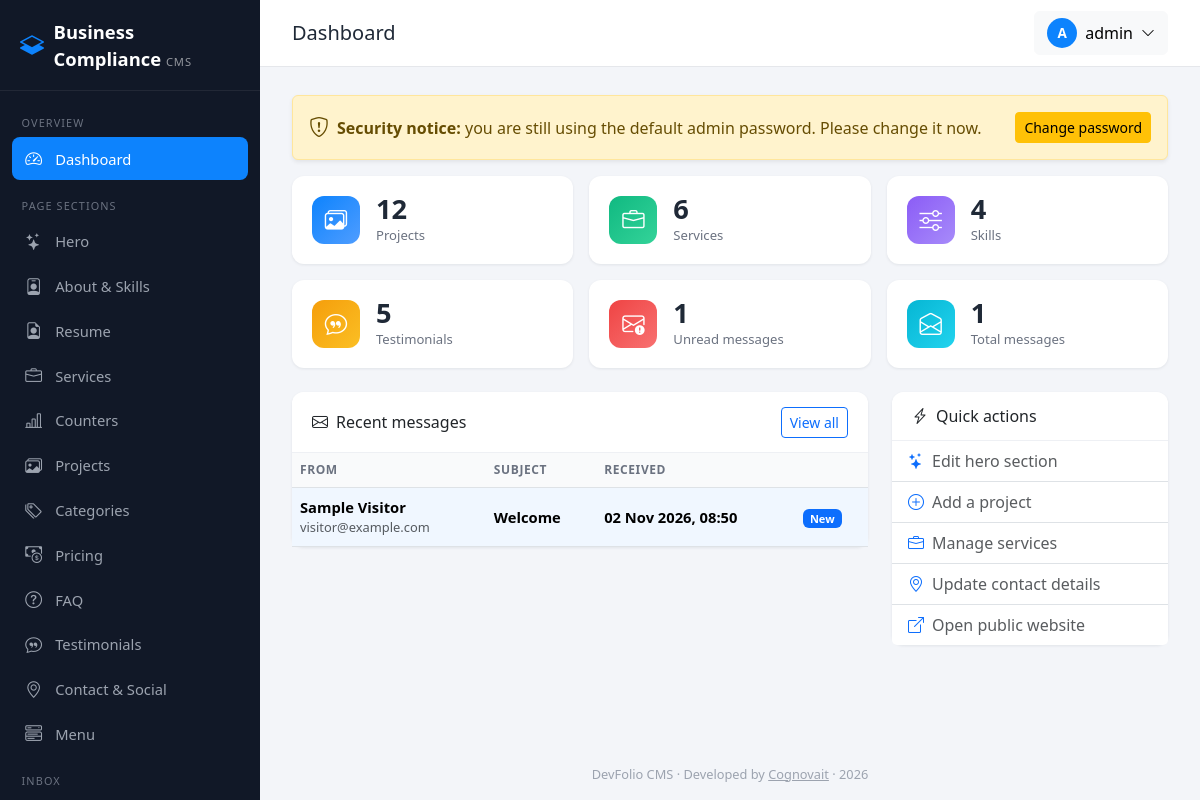
/admin/index.php (signed in), run on the app's committed database.
### tables this page shows
CREATE TABLE `site_settings` (
  `setting_key` varchar(64) NOT NULL,
  `setting_value` text DEFAULT NULL,
  PRIMARY KEY (`setting_key`)
);

CREATE TABLE `contact_messages` (
  `id` int(10) unsigned NOT NULL AUTO_INCREMENT,
  `name` varchar(100) NOT NULL,
  `email` varchar(150) NOT NULL,
  `subject` varchar(200) NOT NULL,
  `message` text NOT NULL,
  `ip_address` varchar(45) DEFAULT NULL,
  `user_agent` varchar(255) DEFAULT NULL,
  `is_read` tinyint(1) NOT NULL DEFAULT 0,
  `created_at` timestamp NOT NULL DEFAULT current_timestamp(),
  PRIMARY KEY (`id`),
  KEY `idx_ip_created` (`ip_address`,`created_at`)
);

### db.php (called while the page is built, shortened)
<?php
final class Database
{
    private static ?PDO $pdo = null;
    private static function getEnvOr(string $key, string $default): string
    {
        return $_ENV[$key] ?? $_SERVER[$key] ?? $default;
    }
    public static function pdo(): PDO
    {
        if (self::$pdo instanceof PDO) {
            return self::$pdo;
        }
        $host    = self::getEnvOr('DB_HOST', '127.0.0.1');
        $port    = self::getEnvOr('DB_PORT', '3306');
        $name    = self::getEnvOr('DB_NAME', 'devfolio');
        $user    = self::getEnvOr('DB_USER', 'root');
        $pass    = self::getEnvOr('DB_PASS', '');
        $charset = 'utf8mb4';
        $opts = [
            PDO::ATTR_ERRMODE            => PDO::ERRMODE_EXCEPTION,
            PDO::ATTR_DEFAULT_FETCH_MODE => PDO::FETCH_ASSOC,
            PDO::ATTR_EMULATE_PREPARES   => false,
        ];
        $base = sprintf('mysql:host=%s;port=%s;charset=%s', $host, $port, $charset);
        try {
            try {
                self::$pdo = new PDO($base . ';dbname=' . $name, $user, $pass, $opts);
            } catch (PDOException $e) {
                if ((int) ($e->errorInfo[1] ?? 0) !== 1049) {
                    throw $e;
                }
                $tmp = new PDO($base, $user, $pass, $opts);
                $tmp->exec('CREATE DATABASE IF NOT EXISTS `' . $name . '` CHARACTER SET utf8mb4 COLLATE utf8mb4_unicode_ci');
                self::$pdo = new PDO($base . ';dbname=' . $name, $user, $pass, $opts);
            }
        } catch (PDOException $e) {
            error_log('DevFolio DB connection failed: ' . $e->getMessage());
            http_response_code(500);
            exit('Database connection failed: ' . $e->getMessage());
        }
        return self::$pdo;
    }
    private static function run(string $sql, array $params): PDOStatement
    {
        $st = self::pdo()->prepare($sql);
        $st->execute($params);
        return $st;
    }
    public static function fetchAll(string $sql, array $params = []): array
    {
        $st = self::run($sql, $params);
        return $st->fetchAll();
    }
    public static function fetchOne(string $sql, array $params = []): ?array
    {
        $st = self::run($sql, $params);
        $row = $st->fetch();
        return $row === false ? null : $row;
    }
    public static function fetchValue(string $sql, array $params = []): mixed
    {
        $st = self::run($sql, $params);
        $v = $st->fetchColumn();
        return $v === false ? null : $v;
    }
}

### src/helpers.php (called while the page is built, shortened)
<?php
function e(mixed $value): string
{
    return htmlspecialchars((string) $value, ENT_QUOTES | ENT_SUBSTITUTE, 'UTF-8');
}
function truncate(?string $text, int $len = 80): string
{
    $text = trim(preg_replace('/\s+/u', ' ', (string) $text) ?? '');
    return mb_strlen($text) > $len ? mb_substr($text, 0, $len - 1) . '…' : $text;
}

### src/Auth.php (called while the page is built, shortened)
<?php
final class Auth
{
    private static ?array $user = null;
    public static function check(): bool
    {
        return !empty($_SESSION['admin_id']);
    }
    public static function user(): ?array
    {
        if (self::$user === null && self::check()) {
            self::$user = Database::fetchOne(
                'SELECT id, username, email, password_hash, last_login_at FROM admin_users WHERE id = :id',
                [':id' => $_SESSION['admin_id']]
            );
        }
        return self::$user;
    }
    public static function usingDefaultPassword(): bool
    {
        $u = self::user();
        return $u !== null && password_verify(self::DEFAULT_PASS, $u['password_hash']);
    }
}

### admin/index.php (the view, shortened to what this page needs)
<?php
$count = static fn(string $sql): int => (int) Database::fetchValue($sql);
$metrics = [
  ['Projects',        $count('SELECT COUNT(*) FROM portfolio_items'),    'bi-images',        'bg-grad-1', 'projects.php'],
  ['Services',        $count('SELECT COUNT(*) FROM services'),           'bi-briefcase',     'bg-grad-2', 'services.php'],
  ['Skills',          $count('SELECT COUNT(*) FROM skills'),             'bi-sliders',       'bg-grad-4', 'about.php'],
  ['Testimonials',    $count('SELECT COUNT(*) FROM testimonials'),       'bi-chat-quote',    'bg-grad-3', 'testimonials.php'],
  ['Unread messages', $count('SELECT COUNT(*) FROM contact_messages WHERE is_read = 0'), 'bi-envelope-exclamation', 'bg-grad-5', 'messages.php?status=unread'],
  ['Total messages',  $count('SELECT COUNT(*) FROM contact_messages'),   'bi-envelope-open', 'bg-grad-6', 'messages.php'],
];
$recent = Database::fetchAll('SELECT id, name, email, subject, is_read, created_at FROM contact_messages ORDER BY created_at DESC, id DESC LIMIT 6');
$pageTitle  = 'Dashboard';
$activeMenu = 'dashboard';
require __DIR__ . '/partials/header.php';
?>
<?php if (Auth::usingDefaultPassword()): ?>
  <div class="alert alert-warning shadow-sm d-flex align-items-center flex-wrap gap-2">
    <i class="bi bi-shield-exclamation fs-5"></i>
    <div class="flex-grow-1"><strong>Security notice:</strong> you are still using the default admin password. Please change it now.</div>
    <a href="account.php" class="btn btn-warning btn-sm">Change password</a>
  </div>
<?php endif; ?>
<div class="row g-3 mb-4">
  <?php foreach ($metrics as [$label, $num, $icon, $grad, $link]): ?>
    <div class="col-6 col-xl-4 col-xxl-2">
      <a href="<?= e($link) ?>" class="metric">
        <span class="ico <?= e($grad) ?>"><i class="bi <?= e($icon) ?>"></i></span>
        <span><span class="num d-block"><?= $num ?></span><span class="lbl"><?= e($label) ?></span></span>
      </a>
    </div>
  <?php endforeach; ?>
</div>
<div class="row g-4">
  <div class="col-xl-8">
    <div class="card admin-card">
      <div class="card-header d-flex justify-content-between align-items-center">
        <h2 class="h6 mb-0"><i class="bi bi-envelope me-2"></i>Recent messages</h2>
        <a href="messages.php" class="btn btn-sm btn-outline-primary">View all</a>
      </div>
      <div class="table-responsive">
        <table class="table table-hover align-middle mb-0 admin-table">
          <thead><tr><th>From</th><th>Subject</th><th>Received</th><th></th></tr></thead>
          <tbody>
          <?php foreach ($recent as $m): ?>
            <tr class="<?= $m['is_read'] ? '' : 'unread' ?>">
              <td><?= e($m['name']) ?><div class="small text-muted fw-normal"><?= e($m['email']) ?></div></td>
              <td><?= e(truncate($m['subject'], 45)) ?></td>
              <td class="text-nowrap small"><?= e(date('d M Y, H:i', strtotime($m['created_at']))) ?></td>
              <td><?= $m['is_read'] ? '' : '<span class="badge text-bg-primary">New</span>' ?></td>
            </tr>
          <?php endforeach; ?>
          </tbody>
        </table>
      </div>
    </div>
  </div>
  <div class="col-xl-4">
    <div class="card admin-card">
      <div class="card-header"><h2 class="h6 mb-0"><i class="bi bi-lightning-charge me-2"></i>Quick actions</h2></div>
      <div class="list-group list-group-flush">
        <a class="list-group-item list-group-item-action" href="hero.php"><i class="bi bi-stars me-2 text-primary"></i>Edit hero section</a>
        <a class="list-group-item list-group-item-action" href="projects.php"><i class="bi bi-plus-circle me-2 text-primary"></i>Add a project</a>
        <a class="list-group-item list-group-item-action" href="services.php"><i class="bi bi-briefcase me-2 text-primary"></i>Manage services</a>
        <a class="list-group-item list-group-item-action" href="contact.php"><i class="bi bi-geo-alt me-2 text-primary"></i>Update contact details</a>
        <a class="list-group-item list-group-item-action" href="../index.php" target="_blank" rel="noopener"><i class="bi bi-box-arrow-up-right me-2 text-primary"></i>Open public website</a>
      </div>
    </div>
  </div>
</div>
<?php require __DIR__ . '/partials/footer.php'; ?>

### admin/partials/header.php (shortened to what this page needs)
<?php
$pageTitle  = $pageTitle  ?? 'Dashboard';
$activeMenu = $activeMenu ?? '';
$adminUser  = Auth::user();
$siteName   = (string) Database::fetchValue("SELECT setting_value FROM site_settings WHERE setting_key = 'site_name'") ?: 'DevFolio';
$adminNav = [
  'Overview' => [['Dashboard', 'index.php', 'bi-speedometer2', 'dashboard']],
  'Page sections' => [
    ['Hero', 'hero.php', 'bi-stars', 'hero'],
    ['About & Skills', 'about.php', 'bi-person-badge', 'about'],
    ['Resume', 'resume.php', 'bi-file-earmark-person', 'resume'],
    ['Services', 'services.php', 'bi-briefcase', 'services'],
    ['Counters', 'stats.php', 'bi-bar-chart-line', 'stats'],
    ['Projects', 'projects.php', 'bi-images', 'projects'],
    ['Categories', 'categories.php', 'bi-tags', 'categories'],
    ['Pricing', 'pricing.php', 'bi-cash-coin', 'pricing'],
    ['FAQ', 'faq.php', 'bi-question-circle', 'faq'],
    ['Testimonials', 'testimonials.php', 'bi-chat-quote', 'testimonials'],
    ['Contact & Social', 'contact.php', 'bi-geo-alt', 'contact'],
    ['Menu', 'menu.php', 'bi-menu-button-wide', 'menu'],
  ],
  'Inbox' => [['Messages', 'messages.php', 'bi-envelope', 'messages']],
  'System' => [
    ['Site Settings', 'settings.php', 'bi-gear', 'settings'],
    ['My Account', 'account.php', 'bi-shield-lock', 'account'],
  ],
];
?>
<!DOCTYPE html>
<html lang="en">
<head>
  <link href="../css/bootstrap.min.css" rel="stylesheet">
  <link href="../css/bootstrap-icons.css" rel="stylesheet">
  <link href="assets/admin.css" rel="stylesheet">
</head>
<body class="admin-body">
<aside class="admin-sidebar" id="adminSidebar">
  <a href="index.php" class="brand"><i class="bi bi-layers-half"></i><span><?= e($siteName) ?> <small>CMS</small></span></a>
  <nav class="side-nav">
    <?php foreach ($adminNav as $navGroup => $navLinks): ?>
      <div class="side-heading"><?= e($navGroup) ?></div>
      <?php foreach ($navLinks as [$navLabel, $navFile, $navIcon, $navKey]): ?>
        <a href="<?= e($navFile) ?>" class="side-link<?= $activeMenu === $navKey ? ' active' : '' ?>">
          <i class="bi <?= e($navIcon) ?>"></i><span><?= e($navLabel) ?></span>
        </a>
      <?php endforeach; ?>
    <?php endforeach; ?>
  </nav>
</aside>
<div class="admin-main">
  <header class="admin-topbar">
    <h1 class="h5 mb-0 flex-grow-1 text-truncate"><?= e($pageTitle) ?></h1>
    <div class="dropdown">
      <button class="btn btn-light d-flex align-items-center gap-2" data-bs-toggle="dropdown" aria-expanded="false">
        <span class="avatar"><?= e(strtoupper(substr((string) ($adminUser['username'] ?? 'A'), 0, 1))) ?></span>
        <span class="d-none d-sm-inline"><?= e($adminUser['username'] ?? '') ?></span><i class="bi bi-chevron-down small"></i>
      </button>
    </div>
  </header>
  <main class="admin-content">

### admin/assets/admin.css (style rules this page uses)
:root { --side-w:260px; --side-bg:#111827; --side-text:#9ca3af; --side-active:#fff; --brand:#0d83fd; --page-bg:#f3f5f9; }
body.admin-body { background:var(--page-bg);font-family:system-ui,-apple-system,"Segoe UI",Roboto,sans-serif;color:#1f2937 }
.admin-sidebar { position:fixed;inset:0 auto 0 0;width:var(--side-w);background:var(--side-bg);display:flex;flex-direction:column;z-index:1040;transform:translateX(-100%);transition:transform .25s ease;overflow-y:auto }
.admin-sidebar .brand { display:flex;align-items:center;gap:.6rem;padding:1.1rem 1.25rem;color:#fff;text-decoration:none;font-weight:700;font-size:1.15rem;border-bottom:1px solid rgba(255,255,255,.07) }
.admin-sidebar .brand i { font-size:1.5rem;color:var(--brand) }
.admin-sidebar .brand small { font-weight:500;opacity:.55;font-size:.7rem;letter-spacing:.08em }
.side-nav { padding:.5rem .75rem;flex:1 }
.side-heading { font-size:.68rem;text-transform:uppercase;letter-spacing:.1em;color:#6b7280;padding:1rem .6rem .35rem }
.side-link { display:flex;align-items:center;gap:.75rem;padding:.55rem .75rem;border-radius:.5rem;color:var(--side-text);text-decoration:none;font-size:.92rem;margin-bottom:2px;transition:background .15s,color .15s }
.side-link i { font-size:1.05rem;width:1.2rem;text-align:center }
.side-link.active { background:var(--brand);color:var(--side-active) }
.admin-main { min-height:100vh;display:flex;flex-direction:column }
.admin-topbar { position:sticky;top:0;z-index:1030;display:flex;align-items:center;gap:.75rem;padding:.7rem 1rem;background:#fff;border-bottom:1px solid #e5e7eb }
.admin-content { padding:1.25rem;flex:1 }
.avatar { display:inline-flex;align-items:center;justify-content:center;width:30px;height:30px;border-radius:50%;background:var(--brand);color:#fff;font-weight:600;font-size:.85rem }
@media (min-width:992px) { .admin-sidebar { transform:none } }
@media (min-width:992px) { .admin-main { margin-left:var(--side-w) } }
@media (min-width:992px) { .admin-content { padding:1.75rem 2rem } }
@media (min-width:992px) { .admin-topbar { padding:.7rem 2rem } }
.admin-card { border:0;border-radius:.75rem;box-shadow:0 1px 3px rgba(16,24,40,.08) }
.admin-card .card-header { background:#fff;border-bottom:1px solid #eef0f4;padding:.9rem 1.25rem;border-radius:.75rem .75rem 0 0 }
.admin-table th { font-size:.75rem;text-transform:uppercase;letter-spacing:.05em;color:#6b7280;background:#f9fafb;white-space:nowrap }
.admin-table td { font-size:.92rem }
.metric { display:flex;align-items:center;gap:1rem;padding:1.15rem 1.25rem;text-decoration:none;color:inherit;border-radius:.75rem;background:#fff;box-shadow:0 1px 3px rgba(16,24,40,.08);transition:transform .15s,box-shadow .15s;height:100% }
.metric .ico { width:48px;height:48px;border-radius:.75rem;display:flex;align-items:center;justify-content:center;font-size:1.4rem;color:#fff;flex-shrink:0 }
.metric .num { font-size:1.7rem;font-weight:700;line-height:1 }
.metric .lbl { font-size:.82rem;color:#6b7280 }
.bg-grad-1 { background:linear-gradient(135deg,#0d83fd,#4f9dff) }
.bg-grad-2 { background:linear-gradient(135deg,#10b981,#34d399) }
.bg-grad-3 { background:linear-gradient(135deg,#f59e0b,#fbbf24) }
.bg-grad-4 { background:linear-gradient(135deg,#8b5cf6,#a78bfa) }
.bg-grad-5 { background:linear-gradient(135deg,#ef4444,#f87171) }
.bg-grad-6 { background:linear-gradient(135deg,#06b6d4,#22d3ee) }
tr.unread td { font-weight:600;background:#f0f7ff }

### data on the page
site_settings: setting_value "Business Compliance"
contact_messages: name "Sample Visitor", email "visitor@example.com", subject "Welcome", created_at "02 Nov 2026, 08:50", is_read "New"

### other printed values
$navGroup "OVERVIEW"
$navLabel "Dashboard"
$navGroup "PAGE SECTIONS"
$navLabel "Hero"
$navLabel "About & Skills"
$navLabel "Resume"
$navLabel "Services"
$navLabel "Counters"
$navLabel "Projects"
$navLabel "Categories"
$navLabel "Pricing"
$navLabel "FAQ"
$navLabel "Testimonials"
$navLabel "Contact & Social"
$navLabel "Menu"
